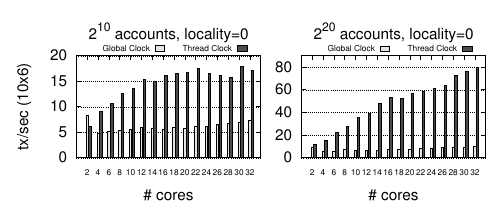

The gnuplot source for this figure:
set term postscript color eps enhanced 22
set output "throughput_loc_0.eps"
load "../styles.inc"

X_MARGIN=0.14
Y_MARGIN=0.04
WIDTH_IND=0.4
HEIGHT_IND=0.4
WIDTH_BETWEEN_X=0.05
WIDTH_BETWEEN_Y=-0.01

set size 1,0.6
# do not change the plot width. This is what keeps the font size the same
# in all the paper and plots.

set bmargin 2.5
set tmargin 0.0
set lmargin 0.7
set rmargin 1

set multiplot
unset key
set grid y
	 
X_POS=0
Y_POS=0
set origin X_MARGIN+(X_POS*(WIDTH_IND+WIDTH_BETWEEN_X)), Y_MARGIN+(Y_POS*(HEIGHT_IND+WIDTH_BETWEEN_Y))
set size WIDTH_IND,HEIGHT_IND

#set yrange [0:30]
set style data histogram
#set style histogram cluster gap 1
#set style histogram gap 1 lw 1
set style fill solid border -1
set boxwidth 0.9
#set xtic rotate by -35 scale 0 font "Helvetica,12pt"

set title "2\^{10} accounts, locality=0"
set ylabel "tx/sec (10x6)"
set xtics font "Helvetica, 12pt"
set xlabel "# cores"
set yrange [0:20]
set key horizontal top width 0.5 sample 0.2  spacing 1 font "Helvetica,12pt"  at 15.18,22.5 font "Helvetica,12pt" 

plot "data/global_clock.txt" u  6:xtic(2) ls 1 title "Global Clock",\
     "data/thread_clock.txt" u  6:xtic(2) ls 3 title "Thread Clock"

X_POS=1
Y_POS=0
set origin X_MARGIN+(X_POS*(WIDTH_IND+WIDTH_BETWEEN_X)), Y_MARGIN+(Y_POS*(HEIGHT_IND+WIDTH_BETWEEN_Y))
set size WIDTH_IND,HEIGHT_IND

#set yrange [0:30]
set style data histogram
#set style histogram cluster gap 1
#set style histogram gap 1 lw 1

set style fill solid border -1
set boxwidth 0.9
#set xtic rotate by -35 scale 0
set xtics font "Helvetica, 12pt"

set title "2\^{20} accounts, locality=0"
#set ylabel "Throughput (MB/s)"
set xlabel "# cores"
set key horizontal top width 0.5 sample 0.2  spacing 1 font "Helvetica,12pt"  at 15.18,101 font "Helvetica,12pt" 
#set xtics 2,2,32
set ytics 0,20,80
set yrange [0:90]
unset ylabel
plot "data/global_clock_2_20.txt" u  6:xtic(2) ls 1 title "Global Clock",\
     "data/thread_clock_2_20.txt" u  6:xtic(2) ls 3 title "Thread Clock"
							  
!epstopdf "throughput_loc_0.eps"
!rm "throughput_loc_0.eps"
quit
